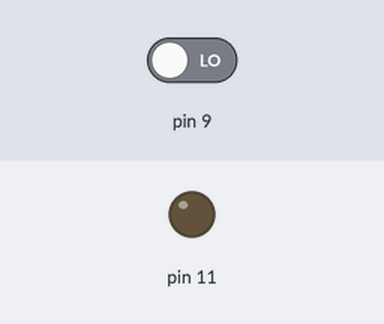
A sketch run on a simulated Arduino Uno, built with avr-gcc and run on an emulated ATmega328P. Parts: output pins drawn as LEDs (lit = HIGH). The inputs (shaded band) are chosen by the test bench; at power-on: pin 9 LOW.

Above: at 1.2 s.
1.3 s: pin 9 driven HIGH
At 2.0 s:
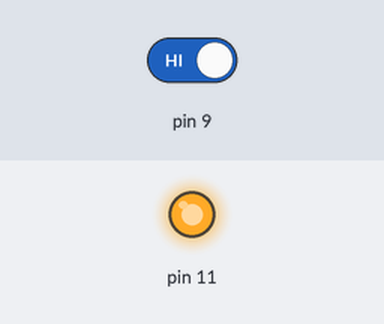
2.8 s: pin 9 driven LOW
At 3.1 s:
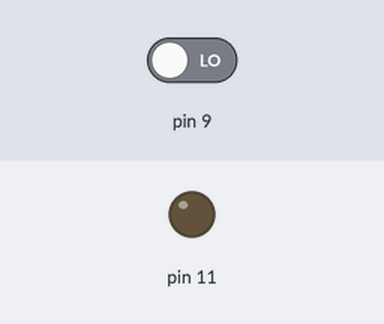
Timing chart, 0 to 5.8 s (numbered marks = the images above; inputs shaded):
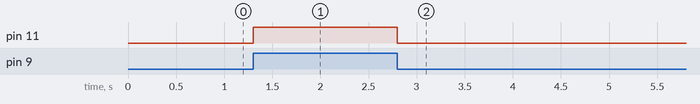

Measured:
- after the input at 1.3 s, pin 11: LOW → HIGH at once
- after the input at 2.8 s, pin 11: HIGH → LOW at once

The sketch:

code.ino
```cpp
// Author = MOHIT KUMAR ROHILLA

void setup()
{
  pinMode(9, INPUT);
  pinMode(11, OUTPUT);

}

void loop()
{
  if(digitalRead(9)==HIGH)
  {
 	 digitalWrite(11, HIGH);

  }
  else
    digitalWrite(11,LOW);

}
```
